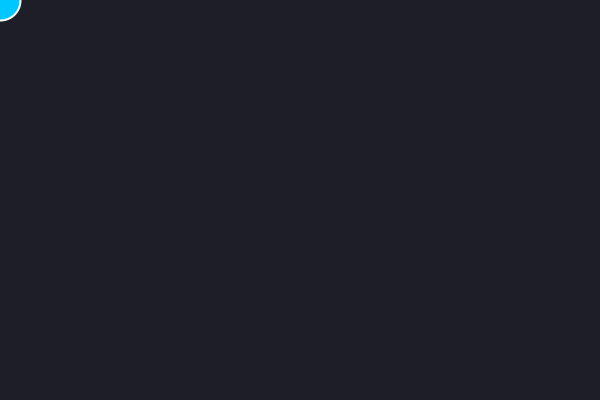
Frame 1 (no input)
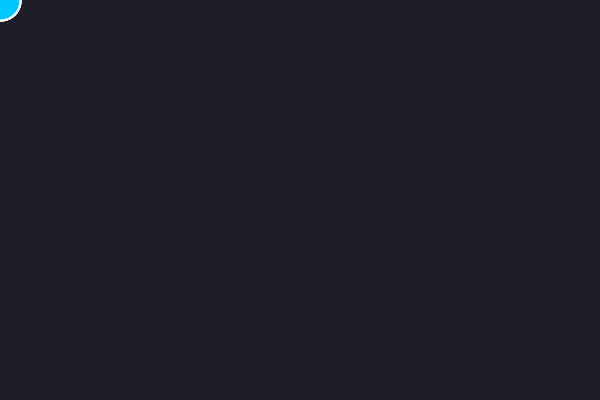
Frame 60 (the mouse pressed at the canvas centre just before this capture)
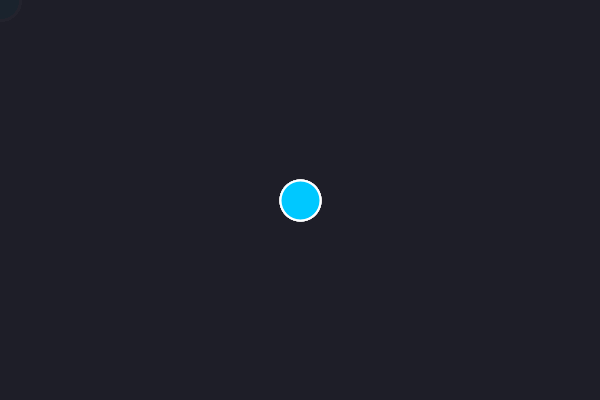
Frame 120 (the mouse held since frame 60 and released just before this capture)

The Processing sketch that drew these frames (run headless with seeded random() and noise(); from frame 60 on, the mouse is pressed at the canvas centre):

// Processing sketch: rap_frontend
// ── rap_frontend.pde
void setup() {
  size(600, 400);
  background(30, 30, 40);
}

void draw() {
  // Slight background fade for trailing effect
  fill(30, 30, 40, 25);
  noStroke();
  rect(0, 0, width, height);
  
  // Interactive circle following mouse
  fill(0, 200, 255);
  stroke(255);
  strokeWeight(2);
  circle(mouseX, mouseY, 40);
}
